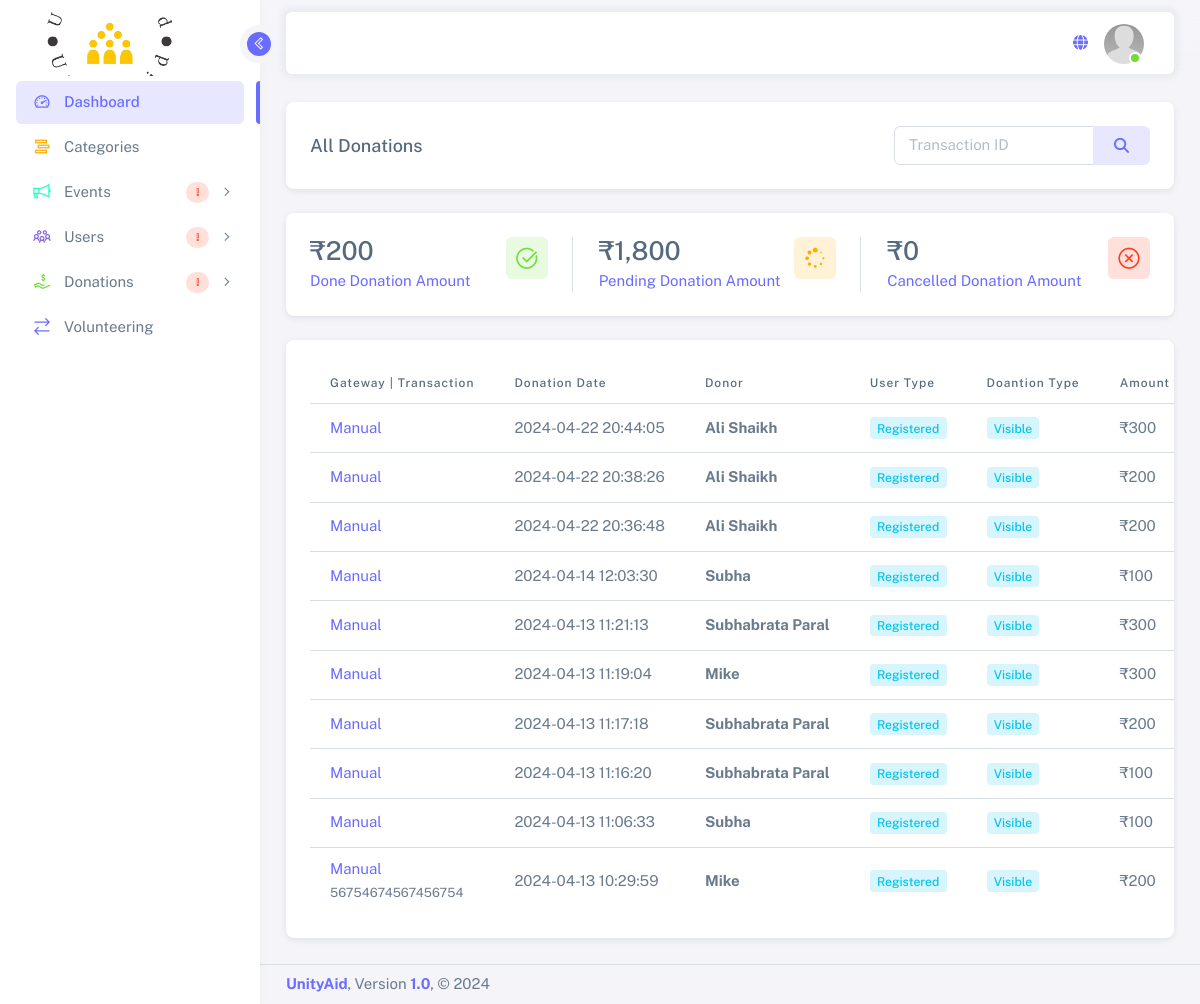
The app's page /admin/donation.php (signed in) with its own data.
### tables this page shows
CREATE TABLE `donation` (
  `id` int(255) NOT NULL,
  `user_id` int(255) DEFAULT 0,
  `organizer_id` int(255) DEFAULT 0,
  `campaign_id` int(255) NOT NULL DEFAULT 0,
  `name` text DEFAULT NULL,
  `email` text DEFAULT NULL,
  `phone` text DEFAULT NULL,
  `amount` text DEFAULT NULL,
  `country` text DEFAULT NULL,
  `txn_id` text DEFAULT NULL,
  `attachment` text DEFAULT NULL,
  `status` int(11) NOT NULL DEFAULT 0,
  `is_all` int(11) NOT NULL DEFAULT 0,
  `created_date` timestamp NOT NULL DEFAULT current_timestamp()
);

### admin/donation.php (the view, shortened to what this page needs)
<?php
include 'session.php';
extract($_POST);
?>
	<!DOCTYPE html>
	<html lang="en" class="light-style layout-navbar-fixed layout-menu-fixed ">
	<head>
		<link rel="stylesheet" href="../assets/admin/css/style.css">
		<link rel="stylesheet" href="../assets/admin/css/theme.css">
		<link rel="stylesheet" href="../assets/admin/css/custom.css">
		<link rel="stylesheet" href="../assets/admin/css/scrollbar.css">
		<link rel="stylesheet" href="../assets/universal/css/font-awesome.css">
		<link rel="stylesheet" href="../assets/universal/css/line-awesome.css">
		<link rel="stylesheet" href="../assets/universal/css/datepicker.css"> </head>
	<body>
		<div class="layout-wrapper layout-content-navbar">
			<div class="layout-container">
				<?php include 'sidebar.php'; ?>
				<div class="layout-page">
					<div class="content-wrapper">
						<div class="container-fluid flex-grow-1 container-p-y">
							<div class="row">
								<div class="col-xxl">
									<div class="card mb-4">
										<div class="card-header d-flex flex-wrap gap-3 justify-content-between align-items-center">
											<h5 class="mb-0">All Donations</h5>
											<div class="d-flex flex-wrap justify-content-md-end gap-2 align-items-center">
												<form action="" method="GET" class="d-flex flex-wrap gap-2">
													<div class="d-inline">
														<div class="input-group justify-content-end">
															<input type="search" name="search" class="form-control" placeholder="Transaction ID" value="">
															<button class="btn btn-label-primary input-group-text" type="submit"> <i class="fa fa-search"></i> </button>
														</div>
													</div>
												</form>
											</div>
										</div>
									</div>
								</div>
							</div>
							<div class="row">
								<div class="col-12">
									<div class="card mb-4">
										<div class="card-widget-separator-wrapper">
											<div class="card-body card-widget-separator">
												<div class="row gy-4 gy-sm-1">
													<a href="#" class="col-sm-6 col-lg-4">
														<div class="d-flex justify-content-between align-items-start card-widget-1 border-end pb-3 pb-sm-0">
															<div>
															    <?php
															      $res_donate = mysqli_fetch_assoc(mysqli_query($con,"select SUM(amount) as total_donation from donation where status='1'"));
															      ?>
																<h3 class="mb-1">₹<?=number_format($res_donate['total_donation'])?></h3>
																<p class="mb-0">Done Donation Amount</p>
															</div> <span class="badge bg-label-success rounded p-2 me-sm-4">
                                            <i class="las la-check-circle fs-3"></i>
                                        </span> </div>
														<hr class="d-none d-sm-block d-lg-none me-4"> </a>
														 <?php
															      $res_donate = mysqli_fetch_assoc(mysqli_query($con,"select SUM(amount) as total_donation from donation where status='0'"));
															      ?>
													<a href="#" class="col-sm-6 col-lg-4">
														<div class="d-flex justify-content-between align-items-start card-widget-1 border-end pb-3 pb-sm-0">
															<div>
																<h3 class="mb-1">₹<?=number_format($res_donate['total_donation'])?></h3>
																<p class="mb-0">Pending Donation Amount</p>
															</div> <span class="badge bg-label-warning rounded p-2 me-sm-4">
                                            <i class="las la-spinner fs-3"></i>
                                        </span> </div>
														<hr class="d-none d-sm-block d-lg-none me-4"> </a>
														<?php
															      $res_donate = mysqli_fetch_assoc(mysqli_query($con,"select SUM(amount) as total_donation from donation where status='2'"));
															      ?>
													<a href="#" class="col-sm-6 col-lg-4">
														<div class="d-flex justify-content-between align-items-start">
															<div>
																<h3 class="mb-1">₹<?=number_format($res_donate['total_donation'])?></h3>
																<p class="mb-0">Cancelled Donation Amount</p>
															</div> <span class="badge bg-label-danger rounded p-2">
                                            <i class="lar la-times-circle fs-3"></i>
                                        </span> </div>
													</a>
												</div>
											</div>
										</div>
									</div>
								</div>
								<div class="col-xxl">
									<div class="card">
										<div class="card-body table-responsive text-nowrap fixed-min-height-table">
											<table class="table table-hover">
												<thead>
													<tr>
														<th>Gateway | Transaction</th>
														<th>Donation Date</th>
														<th>Donor</th>
														<th>User Type</th>
														<th>Doantion Type</th>
														<th>Amount</th>
													</tr>
												</thead>
												<tbody class="table-border-bottom-0">
													<?php
	                                                     $sql = "select * from donation where is_all=0";
	                                                     $sql .= " order by id desc";
	                                                     $cquery = mysqli_query($con,$sql);
	                                                     $num_rows = mysqli_num_rows($cquery);
	                                                     if($num_rows > 0){
	                                                       while($row=mysqli_fetch_assoc($cquery)) {
													?>
													<tr>
														<td>
															<div> <span class="text-primary">Manual</span>
																<br> <small title="Transaction Number">
                                                <?=$row['txn_id']; ?>
                                            </small> </div>
														</td>
														<td>
															<div> <?=$row['created_date']; ?>
																  </div>
														</td>
														<td>
															<div> <span class="fw-bold"><?=$row['name']; ?></span>
															</div>
														</td>
														<td> <span class="badge bg-label-info">Registered</span> </td>
														<td> <span class="badge bg-label-info">Visible</span> </td>
														<td>
															<div> ₹<?=$row['amount']; ?></div>
														</td>
													</tr>
													 <?php } } ?>
												</tbody>
											</table>
										</div>
									</div>
								</div>
							</div>
						</div>
						<?php include 'footer.php'; ?>
					</div>
				</div>
			</div>
		</div>
		<link rel="stylesheet" href="../assets/universal/css/iziToast.min.css">
	</body>
	</html>

### assets/admin/css/theme.css (style rules this page uses)
.layout-navbar-fixed .layout-wrapper:not(.layout-horizontal) .layout-page:before { content: ""; width: 100%; height: 4.75rem; position: fixed; top: 0px; z-index: 10 }
.text-primary { color: #696cff !important }
.btn-label-primary { color: #696cff; border-color: rgba(0, 0, 0, 0); background: #e7e7ff }
a { color: #696cff }
.layout-navbar-fixed .layout-page:before { backdrop-filter: saturate(200%) blur(10px); background: linear-gradient(180deg, rgba(245, 245, 249, 0.7) 44%, rgba(245, 245, 249, 0.43) 73%, rgba(245, 245, 249, 0)); -webkit-mask: linear-gradient(#f5f5f9, #f5f5f9 18%, transparent 100%); mask: linear-gradient(#f5f5f9, #f5f5f9 18%, transparent 100%) }

### assets/admin/css/custom.css (style rules this page uses)
.layout-navbar-fixed .layout-wrapper:not(.layout-horizontal):not(.layout-without-menu) .layout-page { padding-top: 76px !important; }
.layout-navbar-fixed .layout-wrapper:not(.layout-without-menu) .layout-page { padding-top: 64px !important; }

### records on screen
donation: created_date "2024-04-22 20:44:05", name "Ali Shaikh", amount "300"
donation: created_date "2024-04-22 20:38:26", name "Ali Shaikh", amount "200"
donation: created_date "2024-04-22 20:36:48", name "Ali Shaikh", amount "200"
donation: created_date "2024-04-14 12:03:30", name "Subha", amount "100"
donation: created_date "2024-04-13 11:21:13", name "Subhabrata Paral", amount "300"
donation: created_date "2024-04-13 11:19:04", name "Mike", amount "300"
donation: created_date "2024-04-13 11:17:18", name "Subhabrata Paral", amount "200"
donation: created_date "2024-04-13 11:16:20", name "Subhabrata Paral", amount "100"
donation: created_date "2024-04-13 11:06:33", name "Subha", amount "100"
donation: txn "56754674567456754", created_date "2024-04-13 10:29:59", name "Mike", amount "200"

### other values on screen
$res_donate['total_donation'] "200"
$res_donate['total_donation'] "1,800"
$res_donate['total_donation'] "0"
